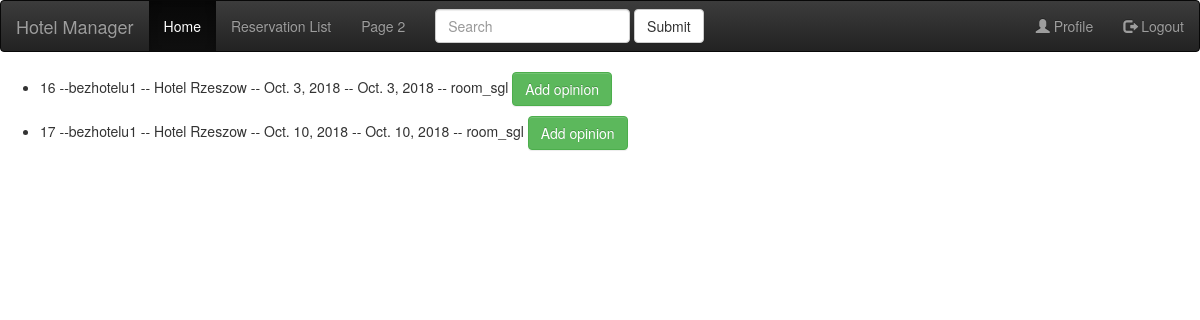
The page /booking/profile/ (signed in) on the database as committed earlier.
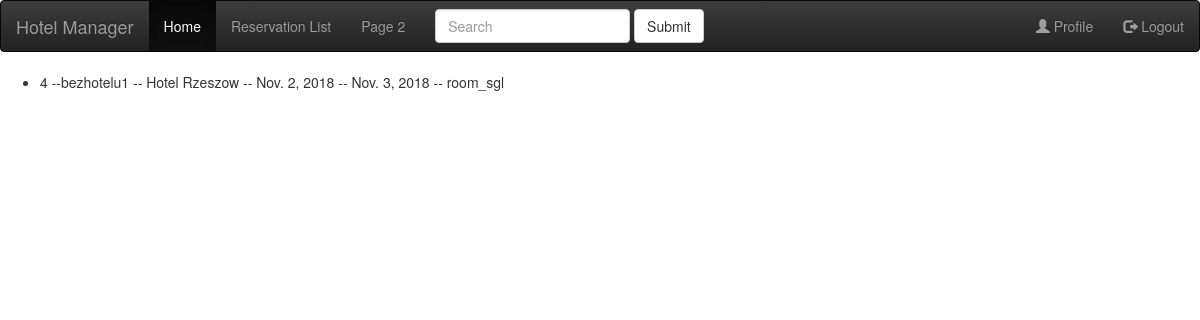
The same page on the database as committed later.
### booking/models.py (models this page shows)
class Reservation(models.Model):
    ROOM_CHOICES = (
        ('room_sgl', 'Single room'),
        ('room_dbl', 'Double room'),
        ('room_twin', 'Twin room'),
        ('room_tpl', 'Triple room'),
        ('room_qdbl', 'Quad room'),
        ('room_family', 'Family room'),
        ('room_apartment', 'Apartment'),
    )
    reservation_owner = models.ForeignKey(HotelOwner, on_delete=models.CASCADE)
    reservation_hotel = models.ForeignKey(Hotel, on_delete=models.CASCADE)
    reservation_from = models.DateField()
    reservation_to = models.DateField()
    reservation_room = models.CharField(max_length=20, blank=False, choices=ROOM_CHOICES)
    @property
    def is_before(self):
        now = datetime.datetime.now()
        return now.strftime("%Y-%m-%d") < self.reservation_from.strftime("%Y-%m-%d")
    @property
    def is_after(self):
        now = datetime.datetime.now()
        print("is_after: ")
        print("now: " + now.strftime("%Y-%m-%d"))
        print("res_to: " + self.reservation_to.strftime("%Y-%m-%d"))
        return now.strftime("%Y-%m-%d") > self.reservation_to.strftime("%Y-%m-%d")
    @property
    def has_opinion(self):
        opinion = Opinion.objects.filter(opinion_to=self)
        count = opinion.count()
        return count == 1

class HotelOwner(AbstractUser):
    hasHotel = models.BooleanField(default=False)
    class Meta:
        app_label = 'booking'
        permissions = ("has_hotel", "Has hotel."),

class Hotel(models.Model):
    hotel_owner = models.ForeignKey(HotelOwner, on_delete=models.CASCADE)
    hotel_name = models.CharField(max_length=120)
    hotel_country = models.CharField(max_length=50)
    hotel_city = models.CharField(max_length=100)
    hotel_room_sgl = models.PositiveIntegerField(validators=[MinValueValidator(0)], default=0)
    hotel_room_dbl = models.PositiveIntegerField(validators=[MinValueValidator(0)], default=0)
    hotel_room_twin = models.PositiveIntegerField(validators=[MinValueValidator(0)], default=0)
    hotel_room_tpl = models.PositiveIntegerField(validators=[MinValueValidator(0)], default=0)
    hotel_room_qdbl = models.PositiveIntegerField(validators=[MinValueValidator(0)], default=0)
    hotel_room_family = models.PositiveIntegerField(validators=[MinValueValidator(0)], default=0)
    hotel_room_apartment = models.PositiveIntegerField(validators=[MinValueValidator(0)], default=0)
    def __str__(self):
        return self.hotel_name

### booking/views.py (the view)
# urls.py: path('profile/', views.Profile.as_view(), name='profile'),
class Profile(ListView):
    template_name = 'booking/profile.html'
    context_object_name = 'my_reservations'
    def get_queryset(self):
        return Reservation.objects.filter(reservation_owner=self.request.user)

### booking/templates/booking/profile.html (shortened to what this page needs)
{% extends 'base.html' %}
{% block body %}
    <ul>
        {% for reservation in my_reservations %}
            <li>
                <p>{{ reservation.id }} --{{ reservation.reservation_owner }} -- {{ reservation.reservation_hotel }} -- {{ reservation.reservation_from }} -- {{ reservation.reservation_to }} -- {{ reservation.reservation_room }}
                    {% if not reservation.has_opinion %}
                        {% if reservation.is_after %}
                                <a class="btn btn-success" href="{% url 'booking:opinion_add' pk=reservation.id %}" role="button">Add opinion</a>
                        {% endif %}
                    {% endif %}
                </p>
            </li>
        {% endfor %}
    </ul>
{% endblock %}

Rows that differ between the two databases and show on the page:
removed Reservation: id "16", reservation_owner "bezhotelu1", reservation_hotel "Hotel Rzeszow", reservation_from "Oct. 3, 2018", reservation_to "Oct. 3, 2018", reservation_room "room_sgl", shows "Add opinion"
removed Reservation: id "17", reservation_owner "bezhotelu1", reservation_hotel "Hotel Rzeszow", reservation_from "Oct. 10, 2018", reservation_to "Oct. 10, 2018", reservation_room "room_sgl", shows "Add opinion"
added Reservation: id "4", reservation_owner "bezhotelu1", reservation_hotel "Hotel Rzeszow", reservation_from "Nov. 2, 2018", reservation_to "Nov. 3, 2018", reservation_room "room_sgl"
